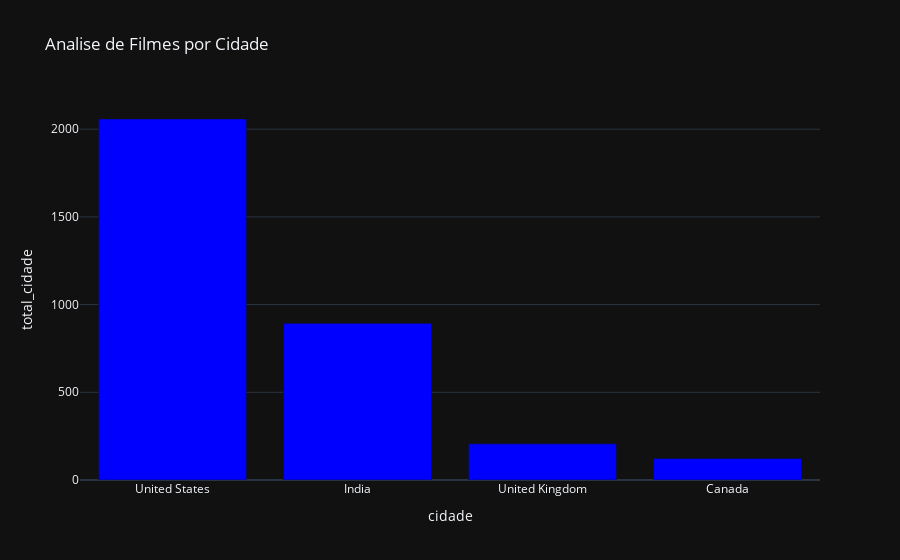

Notebook cell for this chart:
### Code cell
df_grafico_bar = px.bar(
    df_movie,
    x='country',
    y='total_cidade',
    title='Analise de Filmes por Cidade',
    color_discrete_sequence=px.colors.qualitative.Bold,
    labels={
        'country': 'cidade',
        'total_cidades': 'contagem'
    }
)

df_grafico_bar.update_traces(marker_color='blue')
df_grafico_bar.show()

### Figure 1 — Plotly figure (JSON) as saved in the notebook; plotly's stock layout.template omitted (floating-point values rounded to 4 significant figures)
{"data": [{"hovertemplate": "cidade=%{x}<br>total_cidade=%{y}<extra></extra>", "legendgroup": "", "marker": {"color": "blue", "pattern": {"shape": ""}}, "name": "", "orientation": "v", "showlegend": false, "textposition": "auto", "x": ["United States", "India", "United Kingdom", "Canada"], "xaxis": "x", "y": [2058, 893, 206, 122], "yaxis": "y", "type": "bar"}], "layout": {"xaxis": {"anchor": "y", "domain": [0.0, 1.0], "title": {"text": "cidade"}}, "yaxis": {"anchor": "x", "domain": [0.0, 1.0], "title": {"text": "total_cidade"}}, "legend": {"tracegroupgap": 0}, "title": {"text": "Analise de Filmes por Cidade"}, "barmode": "relative"}}
